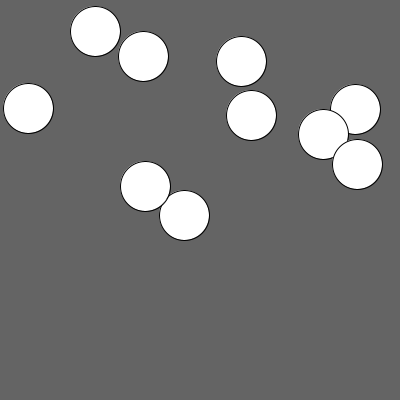
Frame 1 (no input)
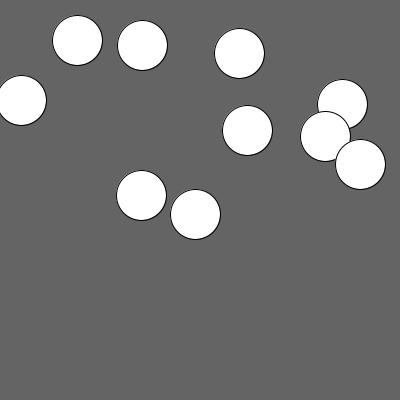
Frame 60 (the mouse pressed at the canvas centre just before this capture)
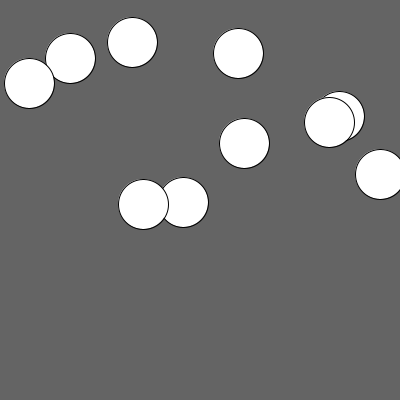
Frame 120 (the mouse held since frame 60 and released just before this capture)

The Processing sketch that drew these frames (run headless with seeded random() and noise(); from frame 60 on, the mouse is pressed at the canvas centre):

// Processing sketch: Task4
// ── Task4.pde
int circleAmount = 10;

Circle[] circles = new Circle[circleAmount];

void setup() {
  size(400, 400);
  for (int i = 0; i < circleAmount; i++ ) {
    circles[i] = new Circle((int)random(25, width-25), (int)random(25, height-25));
    circles[i].display();
  }
}

void draw() {
  background(100);
  for (Circle c : circles) {
    c.move((int)random(-3, 3), (int)random(-3, 3));
  }
}

// ── Circle.pde
class Circle {
  int xPos;
  int yPos;

  
  // Constructor
  Circle(int xPos, int yPos) {
    this.xPos = xPos;
    this.yPos = yPos;

  }
  
  // Method
  void display() {
    ellipse(xPos, yPos, 50, 50);
  }
  
  // Method
  void move(int xOffset, int yOffset) {
    xPos += xOffset;
    yPos += yOffset;
    ellipse(xPos, yPos, 50, 50);
  }
}
